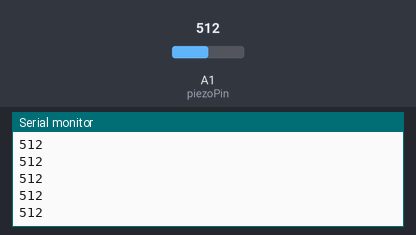
A sketch run on a simulated Arduino Uno, built with avr-gcc and run on an emulated ATmega328P. Parts: the last lines printed to the serial monitor. The test bench sets the inputs (shaded band); at power-on: A1 (piezoPin) = 512.

Above: at 1.2 s.
1.3 s: A1 (piezoPin) set to 716
At 1.31 s:
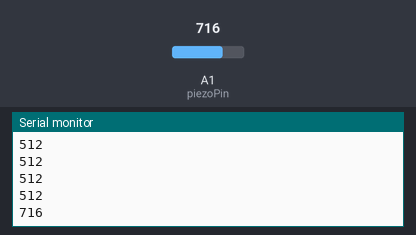
2.8 s: A1 (piezoPin) set to 900
At 2.81 s:
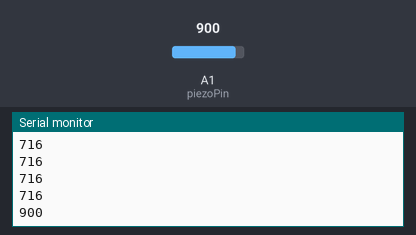
Timing chart, 0 to 5.8 s (numbered marks = the images above; inputs shaded):
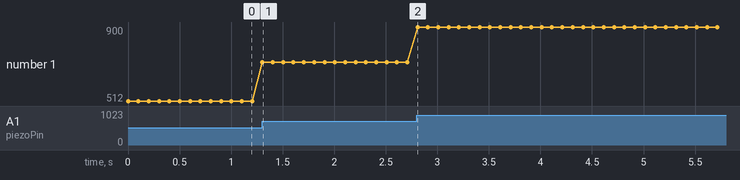

Measured:
- after the input at 1.3 s, the serial monitor: prints a new line at once (image 1)
- after the input at 2.8 s, the serial monitor: prints a new line at once (image 2)
- plotted number 1: 512 → 716 after the input at 1.3 s, 716 → 900 after the input at 2.8 s

The sketch:

Piezo.ino
```cpp
const int piezoPin = A1;  // Piezo connected to analog pin A0

void setup() {
  Serial.begin(9600);     // Start the Serial communication
}

void loop() {
  int sensorValue = analogRead(piezoPin);  // Read the value from the piezo
  Serial.println(sensorValue);             // Print the value to the Serial Monitor

  delay(100);   // Short delay for stability
}
```
